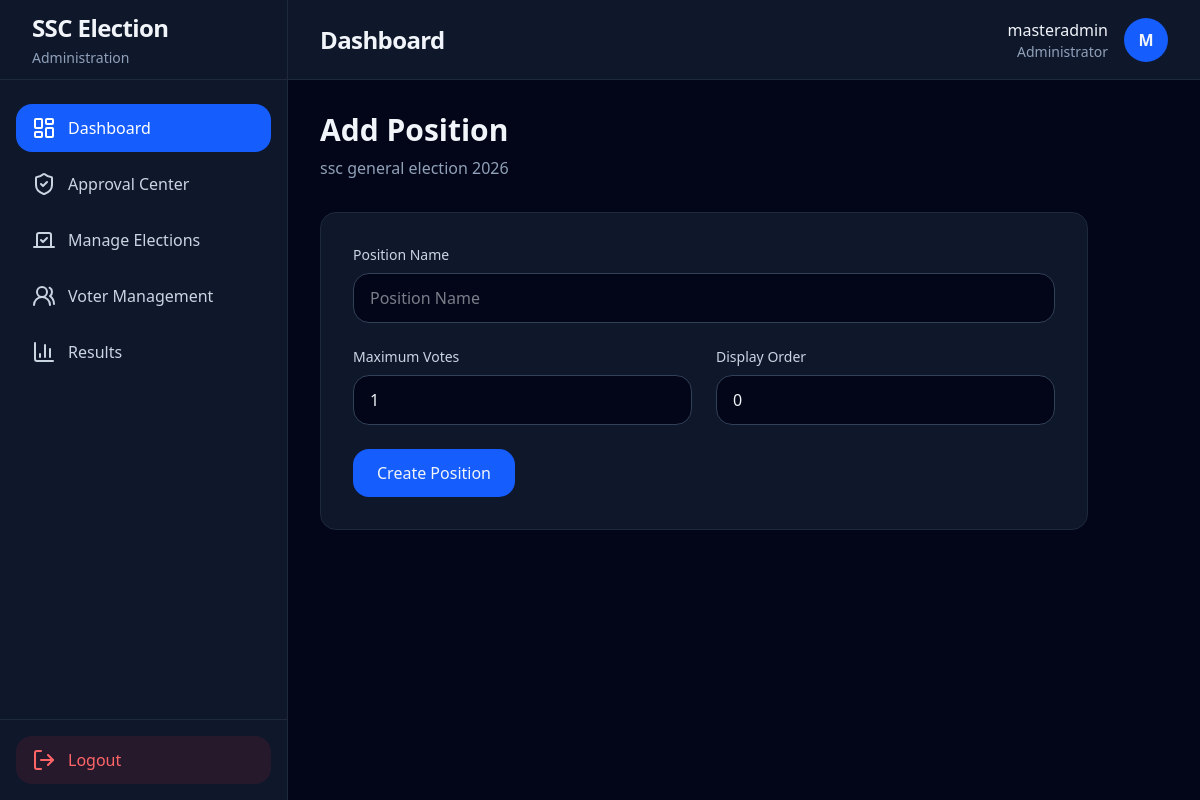
The app's page /candidates/add-position/1/ (signed in) with its own data.
### accounts/models.py (models this page shows, shortened)
class User(AbstractUser):
    ROLE_CHOICES = (
        ('SUPER_ADMIN', 'Super Admin'),
        ('ADMIN', 'Admin'),
        ('VOTER', 'Voter'),
    )
    role = models.CharField(
        max_length=20,
        choices=ROLE_CHOICES,
        default='VOTER'
    )
    student_id = models.CharField(
        max_length=50,
        unique=True,
        blank=True,
        null=True
    )
    department = models.CharField(
        max_length=255,
        blank=True
    )
    year_level = models.CharField(
        max_length=50,
        blank=True
    )
    is_approved = models.BooleanField(default=False)
    created_at = models.DateTimeField(auto_now_add=True)

### elections/models.py (models this page shows, shortened)
class Election(models.Model):
    title = models.CharField(max_length=255)
    description = models.TextField()
    start_time = models.DateTimeField()
    end_time = models.DateTimeField()
    is_active = models.BooleanField(default=False)
    created_at = models.DateTimeField(auto_now_add=True)
    @property
    def has_ended(self):
        return timezone.now() >= self.end_time
    @property
    def is_concluded(self):
        return self.has_ended

### candidates/views.py (the view, shortened to what this page needs)
@admin_required
def add_position(request, election_id):
    close_concluded_elections()
    election = get_object_or_404(
        Election,
        id=election_id
    )
    form = PositionForm(
        request.POST or None
    )
    return render(
        request,
        'candidates/add_position.html',
        {
            'form': form,
            'election': election,
        }
    )

### candidates/forms.py
class PositionForm(forms.ModelForm):
    class Meta:
        model = Position
        fields = [
            'name',
            'max_votes',
            'order',
        ]
        widgets = {
            'name': forms.TextInput(
                attrs={
                    'class': 'w-full bg-slate-950 border border-slate-700 rounded-2xl px-4 py-3 focus:outline-none focus:border-blue-500',
                    'placeholder': 'Position Name',
                }
            ),
            'max_votes': forms.NumberInput(
                attrs={
                    'class': 'w-full bg-slate-950 border border-slate-700 rounded-2xl px-4 py-3 focus:outline-none focus:border-blue-500',
                    'placeholder': 'Maximum Votes',
                }
            ),
            'order': forms.NumberInput(
                attrs={
                    'class': 'w-full bg-slate-950 border border-slate-700 rounded-2xl px-4 py-3 focus:outline-none focus:border-blue-500',
                    'placeholder': 'Display Order',
                }
            ),
        }

### elections/services.py (called while the page is built)
def close_concluded_elections():
    Election.objects.filter(
        is_active=True,
        end_time__lte=timezone.now()
    ).update(
        is_active=False
    )

### templates/candidates/add_position.html (shortened to what this page needs)
{% extends 'layouts/admin_base.html' %}
{% block content %}
<div class="max-w-3xl">
    <div class="mb-8">
        <h2 class="text-3xl font-bold">
            Add Position
        </h2>
        <p class="text-slate-400 mt-2">
            {{ election.title }}
        </p>
    </div>
    <div class="bg-slate-900 border border-slate-800 rounded-2xl p-8">
        <form method="POST" class="space-y-6">
            <div>
                <label class="block mb-2 text-sm text-slate-300">
                    Position Name
                </label>
                {{ form.name }}
            </div>
            <div class="grid md:grid-cols-2 gap-6">
                <div>
                    <label class="block mb-2 text-sm text-slate-300">
                        Maximum Votes
                    </label>
                    {{ form.max_votes }}
                </div>
                <div>
                    <label class="block mb-2 text-sm text-slate-300">
                        Display Order
                    </label>
                    {{ form.order }}
                </div>
            </div>
            <button
                type="submit"
                class="bg-blue-600 hover:bg-blue-700 transition px-6 py-3 rounded-2xl font-medium"
            >
                Create Position
            </button>
        </form>
    </div>
</div>
{% endblock %}

### templates/components/topbar.html
<header class="h-20 border-b border-slate-800 bg-slate-900 flex items-center justify-between px-8">
    <div>
        <h2 class="text-2xl font-bold tracking-tight">
            {% block page_title %}
            Dashboard
            {% endblock %}
        </h2>
    </div>
    <div class="flex items-center gap-4">
        <div class="text-right">
            <p class="font-medium">
                {{ request.user.username }}
            </p>
            <p class="text-sm text-slate-400">
                Administrator
            </p>
        </div>
        <div class="w-11 h-11 rounded-full bg-blue-600 flex items-center justify-center font-bold">
            {{ request.user.username|first|upper }}
        </div>
    </div>
</header>

### records on screen
User: user.username "masteradmin", user.username|first "M"
Election: title "ssc general election 2026"
